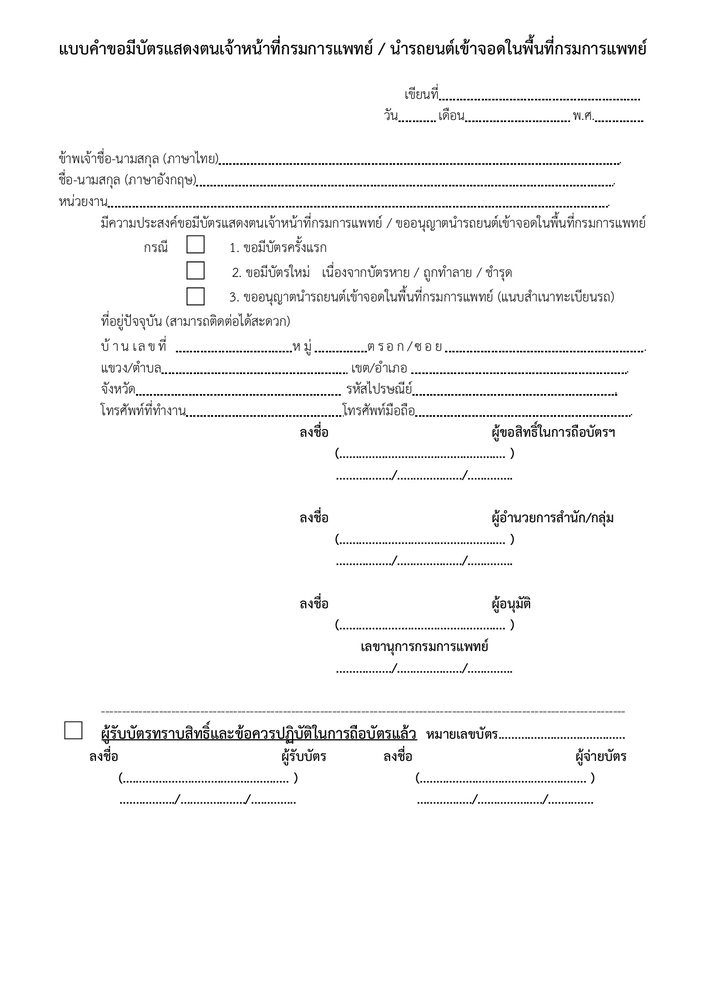
#> input picture Signature_Detection/data/firstdataset.png, 706 x 999 px, shrunk from 1272 x 1800 before the run, found by its file name
$ jupyter execute --allow-errors main.ipynb
#> lines starting #> are read from the running program, lines starting #| are printed output that depends on the picture; after the words box and inside, x2 and y2 are one past the last pixel; in counts of white or black regions, pixels touching at a corner belong together
[cell 1]
import os
import cv2

# Function to check and convert image to JPEG
def check_and_convert_image(image_path, output_path):
    # Check if the image is already a JPEG
    if not image_path.lower().endswith('.jpg') and not image_path.lower().endswith('.jpeg'):
        # Read the original image
        image = cv2.imread(image_path)
#> image is the input picture: shape (999, 706, 3); min 0, max 255, mean 248.3
        # Convert and save the image as a high-quality JPEG
        cv2.imwrite(output_path, image, [int(cv2.IMWRITE_JPEG_QUALITY), 95])
        print(f"Converted {image_path} to {output_path}")
        return output_path
    else:
        print(f"Image {image_path} is already a JPEG")
        return image_path

# Paths
image_path = r"C:\Users\ACER\Downloads\Yong-MFEC-Intern\Signature_Detection\data\firstdataset.png"
jpeg_image_path = r"C:\Users\ACER\Downloads\Yong-MFEC-Intern\Signature_Detection\firstdataset.png"
annotated_image_path = r'C:\Users\ACER\Downloads\Yong-MFEC-Intern\Signature_Detection\firstdataset.png'
phrases_path = r"C:\\Users\\ACER\\Downloads\\Yong-MFEC-Intern\\Signature_Detection\\identified_phrases.jsonl"


# Check and convert image if necessary
final_image_path = check_and_convert_image(image_path, jpeg_image_path)

[cell 2]
# Enhance image quality for better OCR results
def enhance_image(image_path, output_path):
    # Read the image
    image = cv2.imread(image_path)
    print(image.shape)
#| (999, 706, 3)
    if image is None:
        raise FileNotFoundError(f"Unable to read image at {enhanced_image_path}")

    # Convert to grayscale
    gray_image = cv2.cvtColor(image, cv2.COLOR_BGR2GRAY)

    # Apply GaussianBlur to reduce noise and improve text detection
    blurred_image = cv2.GaussianBlur(gray_image, (5, 5), 0)

    # Apply adaptive thresholding to enhance the text regions
    thresh_image = cv2.adaptiveThreshold(blurred_image, 255, cv2.ADAPTIVE_THRESH_GAUSSIAN_C, cv2.THRESH_BINARY, 11, 2)
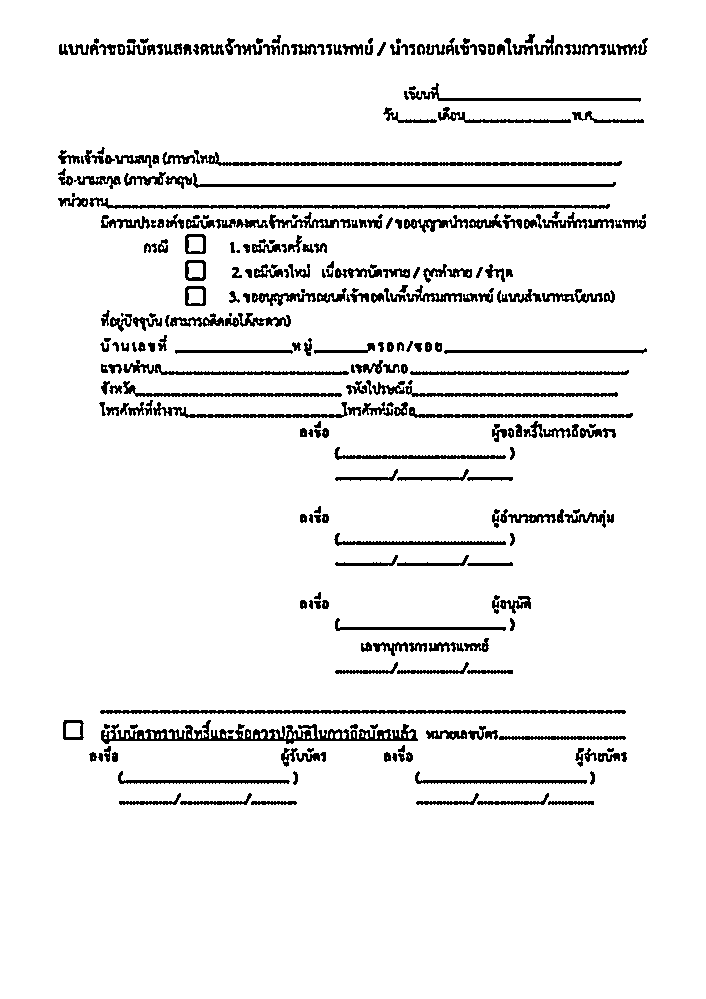
#> thresh_image: shape (999, 706); 93.3% white; 309 black regions (11 under 20 px), largest, box (x1, y1, x2, y2) and area: (101, 720, 418, 744) 2625, (100, 710, 626, 714) 1716, (89, 197, 610, 209) 1660

    # Save the enhanced image
    cv2.imwrite(output_path, thresh_image)
    print(f"Enhanced image saved at {output_path}")

# Paths
enhanced_image_path = r"C:\\Users\ACER\Downloads\\Yong-MFEC-Intern\\Signature_Detection\\firstdataset.jpg"

# Enhance the image
enhance_image(final_image_path, enhanced_image_path)


$ run again, with Signature_Detection/data/secondtry.png copied over Signature_Detection/data/firstdataset.png
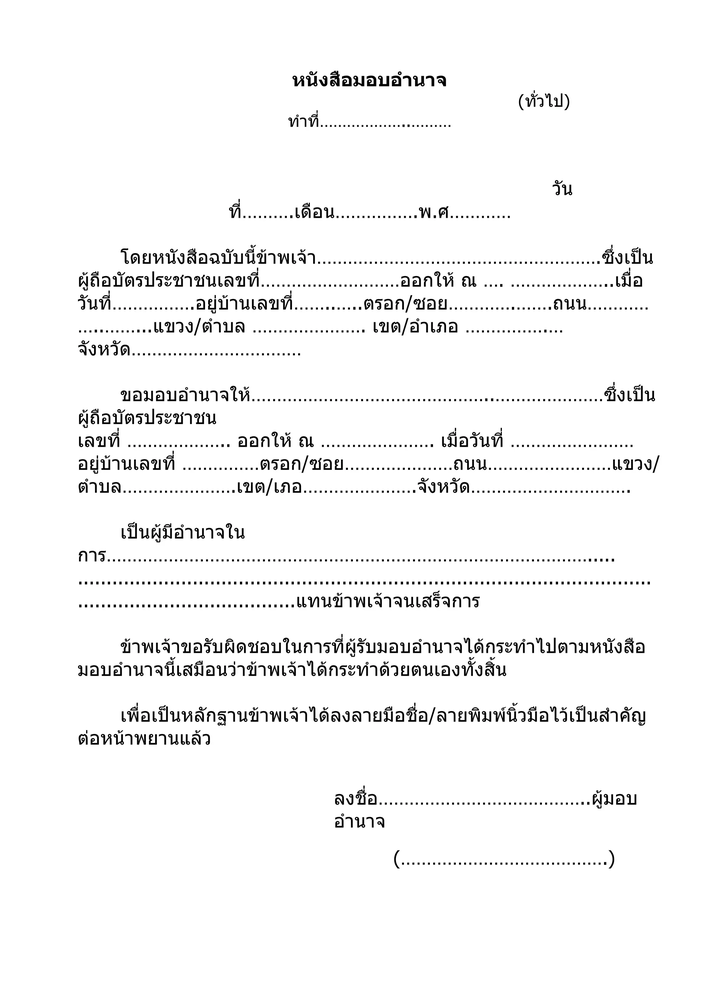
#> input picture Signature_Detection/data/secondtry.png, 706 x 999 px, shrunk from 2048 x 2898 before the run, found by its file name
#> in check_and_convert_image, image is the input picture: shape (999, 706, 3); mean B, G, R 246.2, 246.2, 246.2
#| (999, 706, 3)
#> in enhance_image, `blurred_image = cv2.GaussianBlur(gray_image, (5, 5), 0)`:
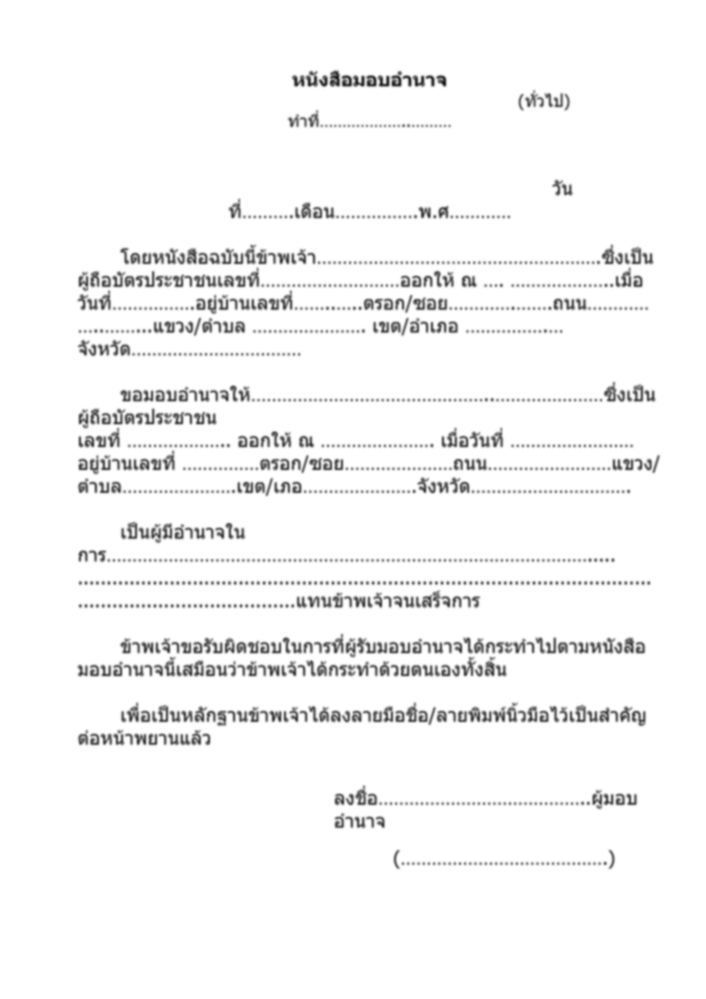
#> blurred_image: shape (999, 706); min 25, max 255, mean 246.2
#> in enhance_image, `thresh_image = cv2.adaptiveThreshold(blurred_image, 255, cv2.ADAPTIVE_..`:
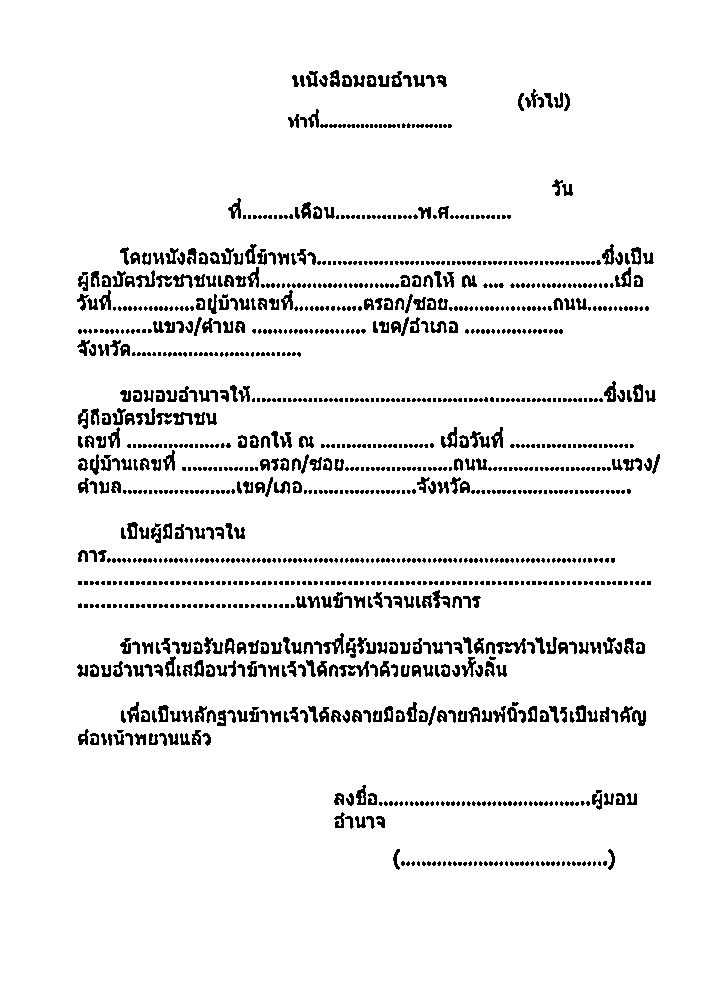
#> thresh_image: shape (999, 706); 93.8% white; 1307 black regions (897 under 20 px), largest, box (x1, y1, x2, y2) and area: (496, 638, 526, 654) 187, (339, 661, 369, 677) 184, (323, 633, 344, 654) 183
